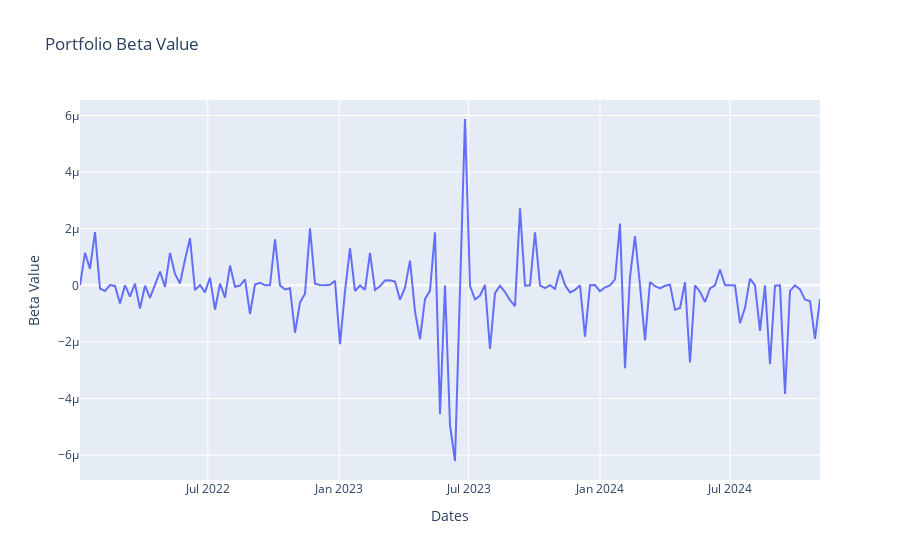

Source (notebook cell):
### Code cell
fig = go.Figure()

fig.add_trace(go.Scatter(
    x=mondaylist,
    y=weeklybetalist,
    name="Beta Value"
))
    
fig.update_layout(
    title = "Portfolio Beta Value",
    xaxis = dict(title="Dates"),
    yaxis = dict(title="Beta Value")
)
fig.show()

### Figure 1 — Plotly figure (JSON) as saved in the notebook; plotly's stock layout.template omitted (floating-point values rounded to 4 significant figures; data arrays with more than 128 entries replaced by an {"elided": "..."} marker saying what was removed)
{"data": [{"name": "Beta Value", "type": "scatter", "x": {"elided": "149 str values"}, "y": {"elided": "149 float values"}}], "layout": {"title": {"text": "Portfolio Beta Value"}, "xaxis": {"title": {"text": "Dates"}}, "yaxis": {"title": {"text": "Beta Value"}}}}
